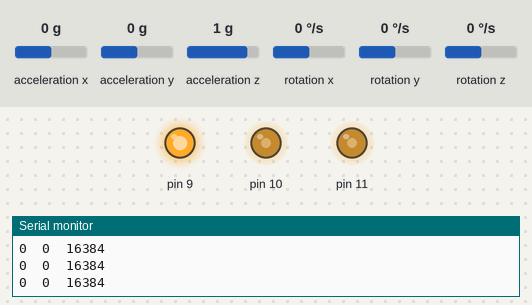
The sketch below on a simulated Arduino Uno, built with avr-gcc and run on an emulated ATmega328P. Shown: output pins drawn as LEDs (lit = HIGH), the last lines printed to the serial monitor. The test bench sets the inputs (shaded band); at power-on: acceleration x 0 g, acceleration y 0 g, acceleration z 1 g, rotation x 0 °/s, rotation y 0 °/s, rotation z 0 °/s.

Above: at 1.2 s.
1.3 s: acceleration x set to -1.4 g
At 2.7 s:
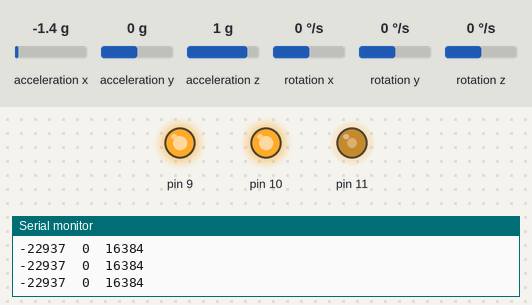
3.1 s: acceleration y set to -1.4 g
At 3.8 s:
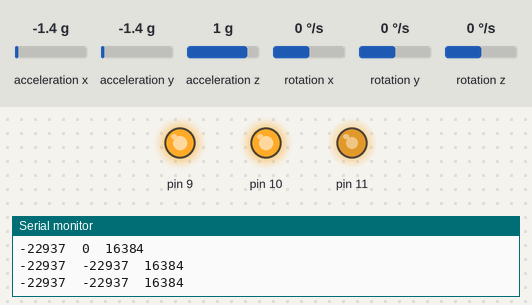
4.8 s: acceleration z set to 0 g
At 6.1 s:
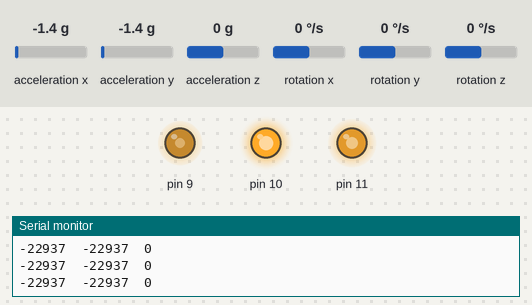
6.5 s: acceleration x set to -1.1 g
8.0 s: acceleration x set to -0.8 g
At 9.2 s:
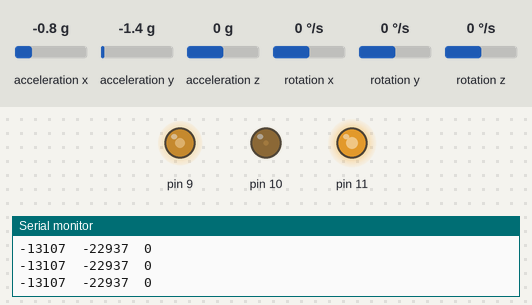
9.8 s: acceleration y set to 0 g
At 11.5 s:
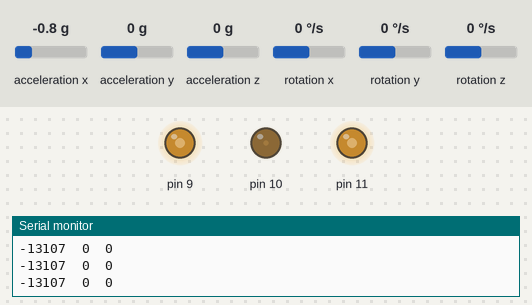
Timing chart, 0 to 12.5 s (numbered marks = the images above; inputs shaded):
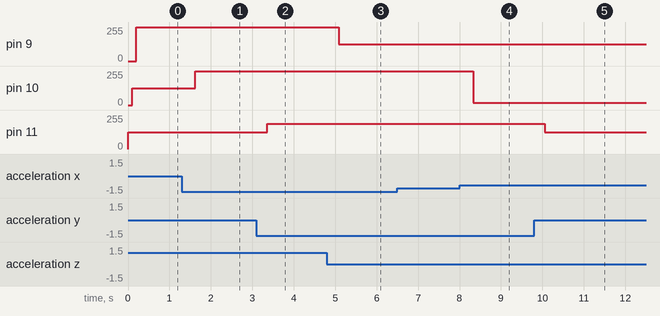

Measured:
- the behaviour switches between -1 and -0.9 g on acceleration x (found by bisection; images 3 and 4)
- after the input at 1.3 s, pin 10: 127/255 → 255/255 after 0.33 s
- after the input at 3.1 s, pin 11: 127/255 → 189/255 after 0.26 s
- after the input at 4.8 s, pin 9: 255/255 → 127/255 after 0.28 s
- after the input at 8.0 s, pin 10: 255/255 → 16/255 after 0.33 s
- after the input at 9.8 s, pin 11: 189/255 → 127/255 after 0.26 s

The sketch:

MPU_AnalogWrite.ino
```cpp
#include "Wire.h"
#include "I2Cdev.h"
#include "MPU6050.h"
#include "Servo.h"
MPU6050 mpu;
int16_t a, b, c;
int16_t d, e, f;
long res, val2;
long prevVal;
int x;
int y;
int z;

void setup()
{
    Wire.begin();
    Serial.begin(9600);
    mpu.initialize();
    pinMode(11, OUTPUT);
    pinMode(10, OUTPUT);
    pinMode(9, OUTPUT);

}
void loop()
{
    mpu.getMotion6(&a, &b, &c, &d, &e, &f);
    y = map(a, -15000, 15000, 0, 255);
    x = map(b, -15000, 15000, 0, 255);
    z = map(c, -15000, 15000, 0, 255);
    Serial.print(a);Serial.print('\t');
    Serial.print(b);Serial.print('\t');
    Serial.print(c);Serial.print('\t');
    Serial.print('\n');
    analogWrite(11, x);
    delay(100);
    analogWrite(10, y);
    delay(100);
    analogWrite(9, z);
    delay(100);
}
```
